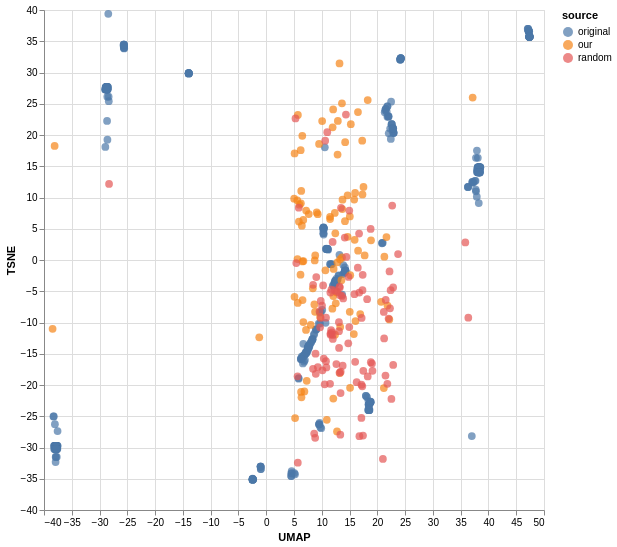

The code cell stored with this chart in its notebook:
### Markdown cell above
### USELESS plot

### Code cell
alt.Chart(df_tsne_umap).mark_circle(size=60).encode(
    x='UMAP:Q',
    y='TSNE:Q',
    color='source:N',
    tooltip=['source']
).properties(
    width=500,
    height=500
)

### Figure 1 — Vega-Lite specification as saved in the notebook (floating-point values rounded to 4 significant figures; data arrays with more than 128 entries replaced by an {"elided": "..."} marker saying what was removed)
{"config": {"view": {"continuousWidth": 300, "continuousHeight": 300}}, "data": {"name": "data-eae45957881d271df72f09786579efcc"}, "mark": {"type": "circle", "size": 60}, "encoding": {"color": {"field": "source", "type": "nominal"}, "tooltip": [{"field": "source", "type": "nominal"}], "x": {"field": "UMAP", "type": "quantitative"}, "y": {"field": "TSNE", "type": "quantitative"}}, "height": 500, "width": 500, "$schema": "https://vega.github.io/schema/vega-lite/v5.17.0.json", "datasets": {"data-eae45957881d271df72f09786579efcc": {"elided": "599 records"}}}
